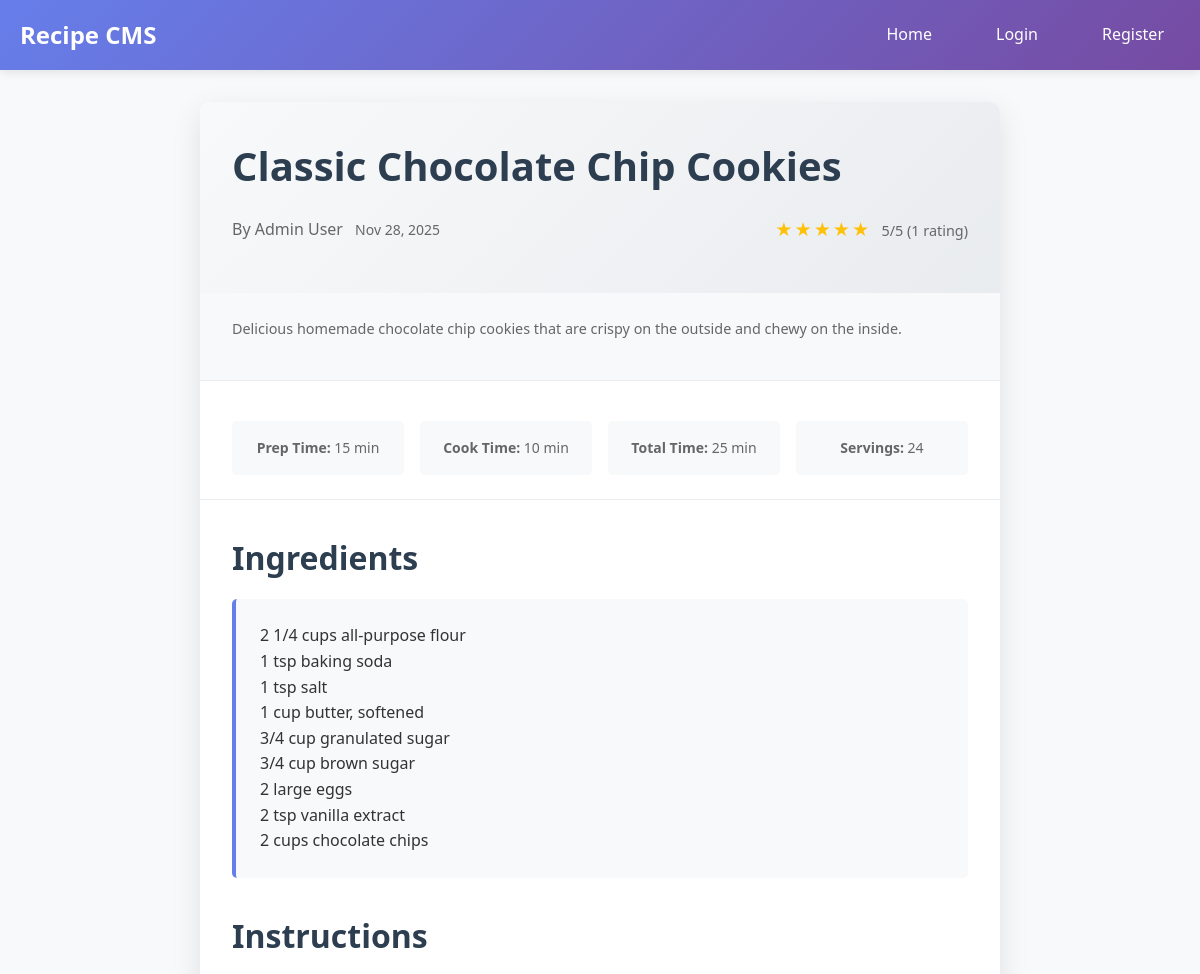
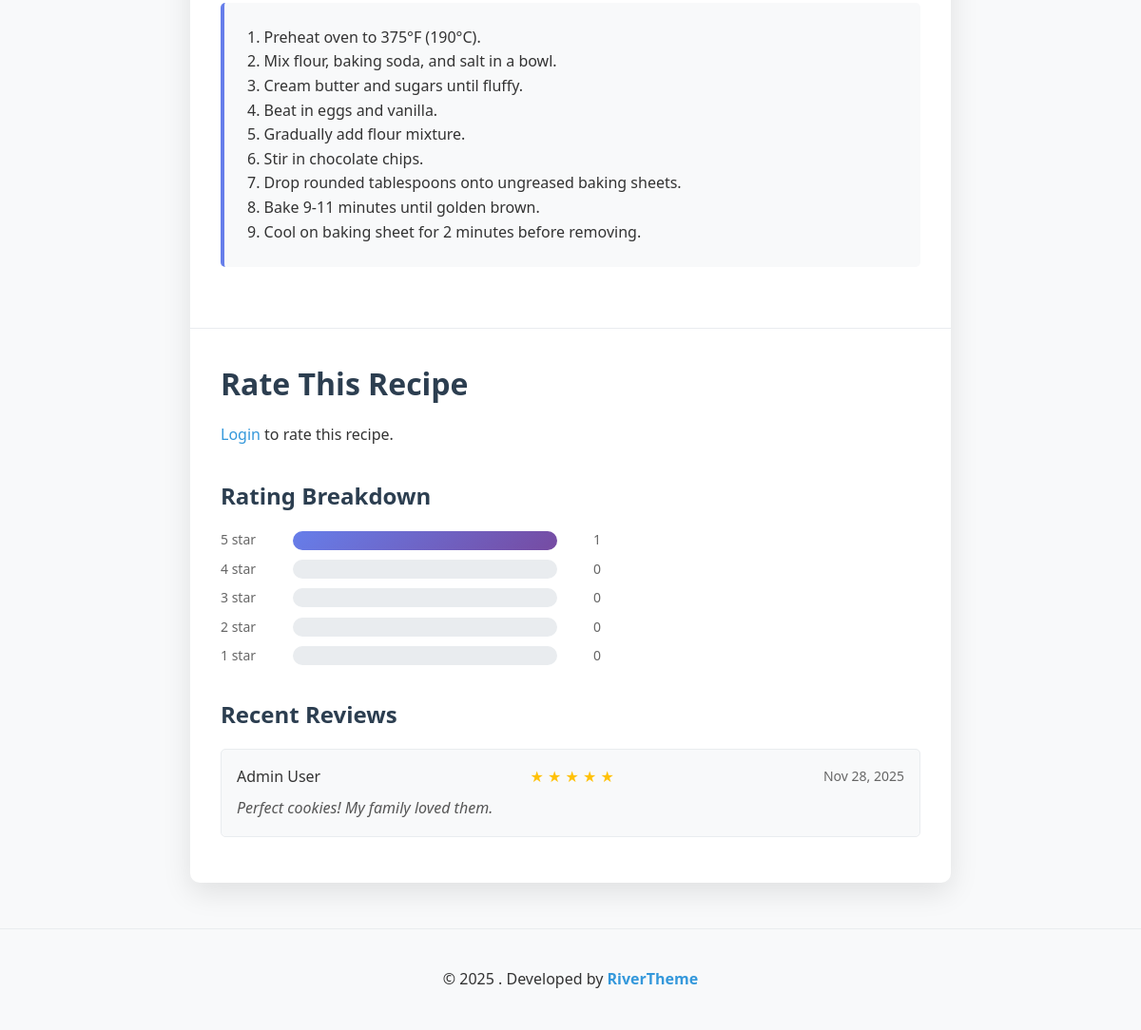
/recipe.php?id=1, run on the app's committed database (2 pictures, top to bottom).
### tables this page shows
CREATE TABLE recipes (
    id INT AUTO_INCREMENT PRIMARY KEY,
    user_id INT NOT NULL,
    title VARCHAR(200) NOT NULL,
    description TEXT,
    ingredients TEXT NOT NULL,
    instructions TEXT NOT NULL,
    prep_time INT,  
    cook_time INT,  
    servings INT,
    image_filename VARCHAR(255),
    created_at TIMESTAMP DEFAULT CURRENT_TIMESTAMP,
    updated_at TIMESTAMP DEFAULT CURRENT_TIMESTAMP ON UPDATE CURRENT_TIMESTAMP,
    FOREIGN KEY (user_id) REFERENCES users(id) ON DELETE CASCADE
);

CREATE TABLE users (
    id INT AUTO_INCREMENT PRIMARY KEY,
    username VARCHAR(50) UNIQUE NOT NULL,
    email VARCHAR(100) UNIQUE NOT NULL,
    password_hash VARCHAR(255) NOT NULL,
    first_name VARCHAR(50) NOT NULL,
    last_name VARCHAR(50) NOT NULL,
    created_at TIMESTAMP DEFAULT CURRENT_TIMESTAMP,
    updated_at TIMESTAMP DEFAULT CURRENT_TIMESTAMP ON UPDATE CURRENT_TIMESTAMP
);

CREATE TABLE ratings (
    id INT AUTO_INCREMENT PRIMARY KEY,
    recipe_id INT NOT NULL,
    user_id INT NOT NULL,
    rating INT NOT NULL CHECK (rating >= 1 AND rating <= 5),
    comment TEXT,
    created_at TIMESTAMP DEFAULT CURRENT_TIMESTAMP,
    updated_at TIMESTAMP DEFAULT CURRENT_TIMESTAMP ON UPDATE CURRENT_TIMESTAMP,
    FOREIGN KEY (recipe_id) REFERENCES recipes(id) ON DELETE CASCADE,
    FOREIGN KEY (user_id) REFERENCES users(id) ON DELETE CASCADE,
    UNIQUE KEY unique_user_recipe_rating (user_id, recipe_id)
);

### includes/auth.php (called while the page is built, shortened)
<?php
function isLoggedIn() {
    return isset($_SESSION['logged_in']) && $_SESSION['logged_in'] === true;
}
function getCurrentUser() {
    return null;
}
?>

### includes/recipes.php (called while the page is built, shortened)
<?php
function getRecipeById($id) {
    $pdo = getDBConnection();
    $sql = "SELECT r.*, u.username, u.first_name, u.last_name,
                   COALESCE(AVG(rt.rating), 0) as avg_rating,
                   COUNT(rt.id) as rating_count
            FROM recipes r
            JOIN users u ON r.user_id = u.id
            LEFT JOIN ratings rt ON r.id = rt.recipe_id
            WHERE r.id = ?
            GROUP BY r.id";
    $stmt = $pdo->prepare($sql);
    $stmt->execute([$id]);
    return $stmt->fetch();
}
function formatTime($minutes) {
    if ($minutes < 60) {
        return $minutes . ' min';
    } else {
        $hours = floor($minutes / 60);
        $mins = $minutes % 60;
        return $hours . 'h' . ($mins > 0 ? ' ' . $mins . 'min' : '');
    }
}
function formatIngredients($ingredients) {
    return nl2br(htmlspecialchars($ingredients));
}
function formatInstructions($instructions) {
    return nl2br(htmlspecialchars($instructions));
}
?>

### includes/ratings.php (called while the page is built, shortened)
<?php
function getRecipeRatings($recipeId, $page = 1, $limit = 10) {
    $pdo = getDBConnection();
    $offset = ($page - 1) * $limit;
    $sql = "SELECT r.rating, r.comment, r.created_at, u.first_name, u.last_name, u.username
            FROM ratings r
            JOIN users u ON r.user_id = u.id
            WHERE r.recipe_id = ?
            ORDER BY r.created_at DESC
            LIMIT ? OFFSET ?";
    $stmt = $pdo->prepare($sql);
    $stmt->execute([$recipeId, $limit, $offset]);
    $ratings = $stmt->fetchAll();
    $countStmt = $pdo->prepare("SELECT COUNT(*) as total FROM ratings WHERE recipe_id = ?");
    $countStmt->execute([$recipeId]);
    $total = $countStmt->fetch()['total'];
    return [
        'ratings' => $ratings,
        'total' => $total,
        'pages' => ceil($total / $limit),
        'current_page' => $page
    ];
}
function getRatingStats($recipeId) {
    $pdo = getDBConnection();
    $sql = "SELECT
                COUNT(*) as total_ratings,
                AVG(rating) as avg_rating,
                SUM(CASE WHEN rating = 5 THEN 1 ELSE 0 END) as five_star,
                SUM(CASE WHEN rating = 4 THEN 1 ELSE 0 END) as four_star,
                SUM(CASE WHEN rating = 3 THEN 1 ELSE 0 END) as three_star,
                SUM(CASE WHEN rating = 2 THEN 1 ELSE 0 END) as two_star,
                SUM(CASE WHEN rating = 1 THEN 1 ELSE 0 END) as one_star
            FROM ratings
            WHERE recipe_id = ?";
    $stmt = $pdo->prepare($sql);
    $stmt->execute([$recipeId]);
    $stats = $stmt->fetch();
    if ($stats['total_ratings'] > 0) {
        $stats['five_star_percent'] = round(($stats['five_star'] / $stats['total_ratings']) * 100);
        $stats['four_star_percent'] = round(($stats['four_star'] / $stats['total_ratings']) * 100);
        $stats['three_star_percent'] = round(($stats['three_star'] / $stats['total_ratings']) * 100);
        $stats['two_star_percent'] = round(($stats['two_star'] / $stats['total_ratings']) * 100);
        $stats['one_star_percent'] = round(($stats['one_star'] / $stats['total_ratings']) * 100);
    } else {
        $stats['five_star_percent'] = 0;
        $stats['four_star_percent'] = 0;
        $stats['three_star_percent'] = 0;
        $stats['two_star_percent'] = 0;
        $stats['one_star_percent'] = 0;
    }
    return $stats;
}
?>

### recipe.php (the view, shortened to what this page needs)
<?php
require_once 'includes/auth.php';
require_once 'includes/recipes.php';
require_once 'includes/ratings.php';
$recipeId = (int)($_GET['id'] ?? 0);
$recipe = getRecipeById($recipeId);
$user = getCurrentUser();
$isOwner = $user && $user['id'] == $recipe['user_id'];
$userRating = null;
$ratingStats = getRatingStats($recipeId);
$ratingsData = getRecipeRatings($recipeId, 1, 5);
$recentRatings = $ratingsData['ratings'];
?>
<!DOCTYPE html>
<html lang="en">
<head>
    <link rel="stylesheet" href="assets/css/style.css">
</head>
<body>
    <nav class="navbar">
        <div class="nav-container">
            <a href="index.php" class="nav-brand">Recipe CMS</a>
            <div class="nav-menu">
                <a href="index.php" class="nav-link">Home</a>
                <?php if ($user): ?>
                    <a href="my_recipes.php" class="nav-link">My Recipes</a>
                    <a href="add_recipe.php" class="nav-link">Add Recipe</a>
                    <a href="logout.php" class="nav-link">Logout</a>
                <?php else: ?>
                    <a href="login.php" class="nav-link">Login</a>
                    <a href="register.php" class="nav-link">Register</a>
                <?php endif; ?>
            </div>
        </div>
    </nav>
    <div class="container">
        <div class="recipe-detail">
            <div class="recipe-header">
                <h1><?php echo htmlspecialchars($recipe['title']); ?></h1>
                <div class="recipe-meta">
                    <div class="recipe-author">
                        By <?php echo htmlspecialchars($recipe['first_name'] . ' ' . $recipe['last_name']); ?>
                        <span class="recipe-date"><?php echo date('M j, Y', strtotime($recipe['created_at'])); ?></span>
                    </div>
                    <div class="recipe-rating">
                        <div class="stars">
                            <?php
                            $avgRating = round($recipe['avg_rating'], 1);
                            for ($i = 1; $i <= 5; $i++) {
                                if ($i <= $avgRating) {
                                    echo '<span class="star filled">★</span>';
                                } else {
                                    echo '<span class="star">☆</span>';
                                }
                            }
                            ?>
                        </div>
                        <span class="rating-text">
                            <?php echo $avgRating; ?>/5 (<?php echo $recipe['rating_count']; ?> rating<?php echo $recipe['rating_count'] != 1 ? 's' : ''; ?>)
                        </span>
                    </div>
                </div>
            </div>
            <?php if ($recipe['description']): ?>
                <div class="recipe-description">
                    <p><?php echo htmlspecialchars($recipe['description']); ?></p>
                </div>
            <?php endif; ?>
            <div class="recipe-info">
                <?php if ($recipe['prep_time'] || $recipe['cook_time'] || $recipe['servings']): ?>
                    <div class="recipe-stats">
                        <?php if ($recipe['prep_time']): ?>
                            <div class="stat">
                                <strong>Prep Time:</strong> <?php echo formatTime($recipe['prep_time']); ?>
                            </div>
                        <?php endif; ?>
                        <?php if ($recipe['cook_time']): ?>
                            <div class="stat">
                                <strong>Cook Time:</strong> <?php echo formatTime($recipe['cook_time']); ?>
                            </div>
                        <?php endif; ?>
                        <?php if ($recipe['prep_time'] && $recipe['cook_time']): ?>
                            <div class="stat">
                                <strong>Total Time:</strong> <?php echo formatTime($recipe['prep_time'] + $recipe['cook_time']); ?>
                            </div>
                        <?php endif; ?>
                        <?php if ($recipe['servings']): ?>
                            <div class="stat">
                                <strong>Servings:</strong> <?php echo $recipe['servings']; ?>
                            </div>
                        <?php endif; ?>
                    </div>
                <?php endif; ?>
            </div>
            <div class="recipe-content">
                <div class="ingredients-section">
                    <h2>Ingredients</h2>
                    <div class="ingredients">
                        <?php echo formatIngredients($recipe['ingredients']); ?>
                    </div>
                </div>
                <div class="instructions-section">
                    <h2>Instructions</h2>
                    <div class="instructions">
                        <?php echo formatInstructions($recipe['instructions']); ?>
                    </div>
                </div>
            </div>
            <div class="rating-section">
                <h2>Rate This Recipe</h2>
                <?php if ($user && !$isOwner): ?>
                    <div class="rating-form">
                        <form id="ratingForm">
                            <input type="hidden" name="csrf_token" value="<?php echo generateCSRFToken(); ?>">
                            <input type="hidden" name="recipe_id" value="<?php echo $recipeId; ?>">
                            <div class="form-group">
                                <label>Your Rating:</label>
                                <div class="star-rating">
                                    <?php for ($i = 1; $i <= 5; $i++): ?>
                                        <input type="radio" name="rating" value="<?php echo $i; ?>" id="star<?php echo $i; ?>"
                                               <?php echo ($userRating && $userRating['rating'] == $i) ? 'checked' : ''; ?>>
                                        <label for="star<?php echo $i; ?>" class="star-label">★</label>
                                    <?php endfor; ?>
                                </div>
                            </div>
                            <div class="form-group">
                                <label for="comment">Comment (optional):</label>
                                <textarea id="comment" name="comment" rows="3" maxlength="500"><?php echo $userRating ? htmlspecialchars($userRating['comment']) : ''; ?></textarea>
                            </div>
                            <button type="submit" class="btn btn-primary">
                                <?php echo $userRating ? 'Update Rating' : 'Submit Rating'; ?>
                            </button>
                        </form>
                        <div id="ratingMessage" class="message" style="display: none;"></div>
                    </div>
                <?php elseif ($isOwner): ?>
                    <p>You cannot rate your own recipe.</p>
                <?php else: ?>
                    <p><a href="login.php">Login</a> to rate this recipe.</p>
                <?php endif; ?>
                <?php if ($ratingStats['total_ratings'] > 0): ?>
                    <div class="rating-stats">
                        <h3>Rating Breakdown</h3>
                        <div class="rating-breakdown">
                            <?php for ($i = 5; $i >= 1; $i--): ?>
                                <div class="rating-bar">
                                    <span class="rating-label"><?php echo $i; ?> star</span>
                                    <div class="bar-container">
                                        <div class="bar-fill" style="width: <?php echo $ratingStats[$i == 1 ? 'one_star_percent' : ($i == 2 ? 'two_star_percent' : ($i == 3 ? 'three_star_percent' : ($i == 4 ? 'four_star_percent' : 'five_star_percent')))]; ?>%"></div>
                                    </div>
                                    <span class="rating-count"><?php echo $ratingStats[$i == 1 ? 'one_star' : ($i == 2 ? 'two_star' : ($i == 3 ? 'three_star' : ($i == 4 ? 'four_star' : 'five_star')))]; ?></span>
                                </div>
                            <?php endfor; ?>
                        </div>
                    </div>
                <?php endif; ?>
                <?php if (!empty($recentRatings)): ?>
                    <div class="recent-ratings">
                        <h3>Recent Reviews</h3>
                        <?php foreach ($recentRatings as $rating): ?>
                            <div class="rating-item">
                                <div class="rating-header">
                                    <div class="rating-user">
                                        <?php echo htmlspecialchars($rating['first_name'] . ' ' . $rating['last_name']); ?>
                                    </div>
                                    <div class="rating-stars">
                                        <?php for ($i = 1; $i <= 5; $i++): ?>
                                            <span class="star <?php echo $i <= $rating['rating'] ? 'filled' : ''; ?>">★</span>
                                        <?php endfor; ?>
                                    </div>
                                    <div class="rating-date">
                                        <?php echo date('M j, Y', strtotime($rating['created_at'])); ?>
                                    </div>
                                </div>
                                <?php if ($rating['comment']): ?>
                                    <div class="rating-comment">
                                        <?php echo htmlspecialchars($rating['comment']); ?>
                                    </div>
                                <?php endif; ?>
                            </div>
                        <?php endforeach; ?>
                    </div>
                <?php endif; ?>
            </div>
        </div>
    </div>
    <footer class="footer">
        <div class="container">
            <div class="text-center my-2">
                <div>
                    <span>© 2025 . Developed by </span>
                    <a href="https://rivertheme.com" class="fw-bold text-decoration-none" target="_blank" rel="noopener">RiverTheme</a>
                </div>
            </div>
        </div>
    </footer>
</body>
</html>

### data on the page
recipes: title "Classic Chocolate Chip Cookies", user.last_name "Admin User", created_at "Nov 28, 2025", description "Delicious homemade chocolate chip cookies that are crispy on the outside and chewy on the inside.", prep_time "15 min", cook_time "10 min", formatTime($recipe['prep_time'] + $recipe['cook_time']) "25 min", servings "24", ingredients "2 1/4 cups all-purpose flour 1 tsp baking soda 1 tsp salt 1 cup butter, softened 3/4 cup granulated sugar 3/4 cup brown sugar 2 large eggs 2 tsp vanilla extract 2 cups chocolate chips", instructions "1. Preheat oven to 375°F (190°C). 2. Mix flour, baking soda, and salt in a bowl. 3. Cream butter and sugars until fluffy. 4. Beat in eggs and vanilla. 5. Gradually add flour mixture. 6. Stir in chocolate chips. 7. Drop rounded tablespoons onto ungreased baking sheets. 8. Bake 9-11 minutes until golden brown. 9. Cool on baking sheet for 2 minutes before removing."
ratings: user.last_name "Admin User", created_at "Nov 28, 2025", comment "Perfect cookies! My family loved them."

### other printed values
$avgRating "5"
$recipe['rating_count'] "1"
